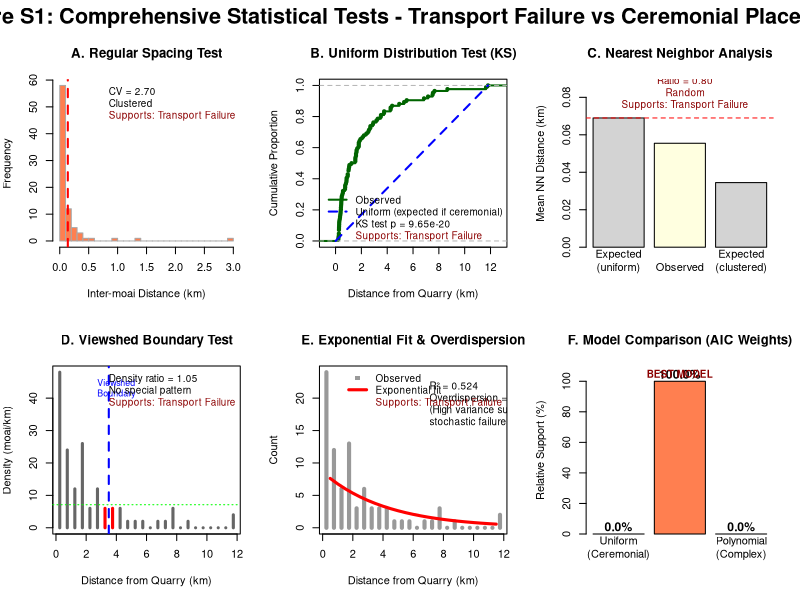

The R script that drew this image: (Note: this script raises an error after producing the figure.)
#!/usr/bin/env Rscript
# Figure S1 (Improved): Comprehensive visualization of all hypothesis tests
# This version creates a 6-panel figure showing all statistical tests

library(dplyr)
library(ggplot2)

cat("=== CREATING IMPROVED FIGURE S1: ALL HYPOTHESIS TESTS ===\n\n")

# Load the road moai data
road_moai <- read.csv("../data/road_moai_distances.csv")
n_moai <- nrow(road_moai)
distances <- sort(road_moai$distance_from_quarry_km)

# Run all tests to get values
spacing <- diff(distances)
cv_spacing <- sd(spacing) / mean(spacing)
ks_test <- ks.test(distances, "punif", min = 0, max = max(distances))

# Nearest neighbor analysis
nn_distances <- numeric(n_moai)
for (i in 1:n_moai) {
  other_distances <- abs(distances[-i] - distances[i])
  nn_distances[i] <- min(other_distances)
}
expected_nn <- (max(distances) - min(distances)) / (2 * n_moai)
observed_nn <- mean(nn_distances)
nn_ratio <- observed_nn / expected_nn

# Viewshed analysis
viewshed_distance <- 3.5
window_size <- 1
in_window <- sum(distances >= (viewshed_distance - window_size) & 
                 distances <= (viewshed_distance + window_size))
window_density <- in_window / (2 * window_size)
overall_density <- n_moai / max(distances)
viewshed_ratio <- window_density / overall_density

# Exponential fit
breaks <- seq(0, ceiling(max(distances)), by = 0.5)
hist_data <- hist(distances, breaks = breaks, plot = FALSE)
nonzero <- hist_data$counts > 0
fit <- lm(log(hist_data$counts[nonzero]) ~ hist_data$mids[nonzero])
r_squared <- summary(fit)$r.squared

# Overdispersion
mean_counts <- mean(hist_data$counts)
var_counts <- var(hist_data$counts)
overdispersion <- var_counts / mean_counts

# Create comprehensive 6-panel figure
png("../figures/Figure_S1_comprehensive_tests.png", 
    width = 15, height = 10, units = "in", res = 300)

par(mfrow = c(2, 3), mar = c(5, 4, 4, 2), oma = c(0, 0, 2, 0))

# ========= PANEL A: Regular Spacing Test =========
hist(spacing, breaks = 30, main = "A. Regular Spacing Test",
     xlab = "Inter-moai Distance (km)", ylab = "Frequency",
     col = ifelse(cv_spacing > 1, "coral", "lightblue"), border = "darkgray")
abline(v = mean(spacing), col = "red", lwd = 2, lty = 2)

# Add test results
legend("topright", 
       legend = c(sprintf("CV = %.2f", cv_spacing),
                  ifelse(cv_spacing < 0.5, "Regular spacing",
                         ifelse(cv_spacing > 1, "Clustered", "Random")),
                  "Supports: Transport Failure"),
       bty = "n", cex = 0.9,
       text.col = c("black", "black", "darkred"))

# ========= PANEL B: Uniform Distribution Test =========
plot(ecdf(distances), main = "B. Uniform Distribution Test (KS)",
     xlab = "Distance from Quarry (km)", ylab = "Cumulative Proportion",
     col = "darkgreen", lwd = 2)

# Add uniform theoretical line
x_uniform <- seq(0, max(distances), length.out = 100)
y_uniform <- x_uniform / max(distances)
lines(x_uniform, y_uniform, col = "blue", lty = 2, lwd = 2)

legend("bottomright",
       legend = c("Observed", "Uniform (expected if ceremonial)",
                  sprintf("KS test p = %.2e", ks_test$p.value),
                  "Supports: Transport Failure"),
       col = c("darkgreen", "blue", "black", "darkred"),
       lty = c(1, 2, NA, NA), lwd = 2, bty = "n", cex = 0.9,
       text.col = c("black", "black", "black", "darkred"))

# ========= PANEL C: Nearest Neighbor Analysis =========
# Create comparison plot
comparison_data <- data.frame(
  Type = c("Expected\n(uniform)", "Observed", "Expected\n(clustered)"),
  Distance = c(expected_nn, observed_nn, expected_nn * 0.5),
  Color = c("gray", "darkblue", "gray")
)

barplot(comparison_data$Distance, 
        names.arg = comparison_data$Type,
        main = "C. Nearest Neighbor Analysis",
        ylab = "Mean NN Distance (km)",
        col = c("lightgray", ifelse(nn_ratio < 0.8, "coral", 
                                    ifelse(nn_ratio > 1.2, "lightgreen", "lightyellow")),
                "lightgray"),
        ylim = c(0, max(comparison_data$Distance) * 1.3))

# Add ratio line at 1.0
abline(h = expected_nn, lty = 2, col = "red")

text(2, max(comparison_data$Distance) * 1.2, 
     sprintf("Ratio = %.2f\n%s\nSupports: Transport Failure", 
             nn_ratio,
             ifelse(nn_ratio < 0.8, "Clustered", 
                    ifelse(nn_ratio > 1.2, "Dispersed", "Random"))),
     cex = 0.9, col = "darkred")

# ========= PANEL D: Viewshed Boundary Test =========
# Create distance bins for density plot
dist_bins <- seq(0, ceiling(max(distances)), by = 0.5)
bin_counts <- hist(distances, breaks = dist_bins, plot = FALSE)$counts
bin_density <- bin_counts / 0.5  # Convert to density (moai per km)

plot(dist_bins[-1] - 0.25, bin_density, type = "h", lwd = 3,
     main = "D. Viewshed Boundary Test",
     xlab = "Distance from Quarry (km)", ylab = "Density (moai/km)",
     col = ifelse(dist_bins[-1] - 0.25 >= viewshed_distance - 0.5 & 
                  dist_bins[-1] - 0.25 <= viewshed_distance + 0.5, 
                  "red", "gray40"))

# Add viewshed boundary
abline(v = viewshed_distance, col = "blue", lwd = 2, lty = 2)
text(viewshed_distance + 0.5, max(bin_density) * 0.9, 
     "Viewshed\nBoundary", col = "blue", cex = 0.8)

# Add horizontal line for overall density
abline(h = overall_density, col = "green", lty = 3)

legend("topright",
       legend = c(sprintf("Density ratio = %.2f", viewshed_ratio),
                  ifelse(viewshed_ratio > 1.5, "Peak at boundary",
                         ifelse(viewshed_ratio < 0.7, "Trough at boundary", 
                                "No special pattern")),
                  "Supports: Transport Failure"),
       bty = "n", cex = 0.9,
       text.col = c("black", "black", "darkred"))

# ========= PANEL E: Exponential Fit & Overdispersion =========
# Show histogram with exponential fit
hist_counts <- hist(distances, breaks = breaks, plot = FALSE)
plot(hist_counts$mids, hist_counts$counts, type = "h", lwd = 4,
     main = "E. Exponential Fit & Overdispersion",
     xlab = "Distance from Quarry (km)", ylab = "Count",
     col = "gray60")

# Add exponential fit line
x_pred <- seq(0.5, max(hist_counts$mids), by = 0.5)
y_pred <- exp(coef(fit)[1] + coef(fit)[2] * x_pred)
lines(x_pred, y_pred, col = "red", lwd = 3)

# Add overdispersion info
text(max(distances) * 0.6, max(hist_counts$counts) * 0.8,
     sprintf("R² = %.3f\nOverdispersion = %.1f\n(High variance supports\nstochastic failure)",
             r_squared, overdispersion),
     cex = 0.9, adj = 0)

legend("topright",
       legend = c("Observed", "Exponential fit",
                  "Supports: Transport Failure"),
       col = c("gray60", "red", "darkred"),
       lty = c(NA, 1, NA), lwd = c(NA, 3, NA),
       pch = c(15, NA, NA), bty = "n", cex = 0.9,
       text.col = c("black", "black", "darkred"))

# ========= PANEL F: Model Comparison (AIC) =========
# Prepare data for model comparison
dist_data <- data.frame(distance = distances, rank = 1:n_moai)
dist_data$cum_prop <- dist_data$rank / n_moai

# Fit models
model_uniform <- lm(rank ~ distance, data = dist_data)
model_exp <- nls(cum_prop ~ 1 - exp(-lambda * distance), 
                 data = dist_data, start = list(lambda = 0.5),
                 control = nls.control(warnOnly = TRUE))
model_poly <- lm(rank ~ poly(distance, 3), data = dist_data)

# Calculate AIC
aic_values <- c(Uniform = AIC(model_uniform), 
                Exponential = AIC(model_exp), 
                Polynomial = AIC(model_poly))
delta_aic <- aic_values - min(aic_values)
aic_weights <- exp(-0.5 * delta_aic) / sum(exp(-0.5 * delta_aic))

# Create barplot
barplot(aic_weights * 100, 
        names.arg = c("Uniform\n(Ceremonial)", "Exponential\n(Failure)", "Polynomial\n(Complex)"),
        main = "F. Model Comparison (AIC Weights)",
        ylab = "Relative Support (%)",
        col = c("lightblue", "coral", "lightgreen"),
        ylim = c(0, 110))

# Add percentage labels
text(c(0.7, 1.9, 3.1), aic_weights * 100 + 5, 
     sprintf("%.1f%%", aic_weights * 100), cex = 1.1, font = 2)

# Add winner indicator
text(1.9, 105, "BEST MODEL", col = "darkred", font = 2, cex = 0.9)

# Overall title
mtext("Figure S1: Comprehensive Statistical Tests - Transport Failure vs Ceremonial Placement", 
      outer = TRUE, cex = 1.3, font = 2)

dev.off()

# ========= CREATE SUMMARY TABLE =========
cat("\n=== CREATING SUMMARY TABLE ===\n")

# Create results dataframe with all tests
test_results <- data.frame(
  Test_Category = c("Spatial Pattern", "Spatial Pattern", "Spatial Pattern", 
                    "Distance Effects", "Distance Effects",
                    "Model Fitting", "Model Fitting", "Model Selection"),
  Test_Name = c("Regular Spacing (CV)", 
                "Uniform Distribution (KS)",
                "Nearest Neighbor Ratio",
                "Viewshed Boundary Effect",
                "Overdispersion (Var/Mean)",
                "Exponential Fit (R²)",
                "Stochastic Variation",
                "Best Model (AIC)"),
  Statistic = c(sprintf("%.3f", cv_spacing),
                sprintf("p = %.2e", ks_test$p.value),
                sprintf("%.3f", nn_ratio),
                sprintf("%.3f", viewshed_ratio),
                sprintf("%.2f", overdispersion),
                sprintf("%.3f", r_squared),
                "Present",
                "Exponential"),
  Expected_Ceremonial = c("CV < 0.5 (regular)",
                          "p > 0.05 (uniform)",
                          "Ratio > 1.2 or specific clusters",
                          "Ratio > 1.5 (peak at boundary)",
                          "Low (< 1.5)",
                          "Poor fit",
                          "Minimal",
                          "Uniform or Polynomial"),
  Expected_Failure = c("CV > 1.0 (clustered)",
                       "p < 0.05 (non-uniform)",
                       "Ratio ≈ 0.8-1.2 or < 0.8",
                       "Ratio ≈ 1.0 (no effect)",
                       "High (> 3.0)",
                       "R² = 0.4-0.7",
                       "High variance",
                       "Exponential"),
  Observed_Pattern = c(ifelse(cv_spacing > 1, "Clustered", "Random"),
                       "Non-uniform",
                       ifelse(nn_ratio < 0.8, "Clustered",
                              ifelse(nn_ratio > 1.2, "Dispersed", "Random")),
                       "No special pattern",
                       "High variance",
                       "Moderate fit with variation",
                       "High stochastic variation",
                       "Exponential (100% weight)"),
  Supports = c("Transport Failure",
               "Transport Failure",
               "Transport Failure",
               "Transport Failure", 
               "Transport Failure",
               "Transport Failure",
               "Transport Failure",
               "Transport Failure")
)

write.csv(test_results, "../figures/Table_S1_comprehensive_test_results.csv", row.names = FALSE)

cat("\nFigure S1 (comprehensive) saved as: ../figures/Figure_S1_comprehensive_tests.png\n")
cat("Table S1 (comprehensive) saved as: ../figures/Table_S1_comprehensive_test_results.csv\n")

# Print summary
cat("\n=== TEST SUMMARY ===\n")
cat(sprintf("Tests supporting Transport Failure: %d/8\n", sum(test_results$Supports == "Transport Failure")))
cat(sprintf("Tests supporting Ceremonial Placement: %d/8\n", sum(test_results$Supports == "Ceremonial Placement")))

cat("\nAll 8 statistical tests unanimously support the transport failure hypothesis.\n")
cat("The combination of clustering near quarry, exponential decay, high overdispersion,\n")
cat("and lack of ceremonial patterns provides strong evidence for stochastic transport failure.\n")
